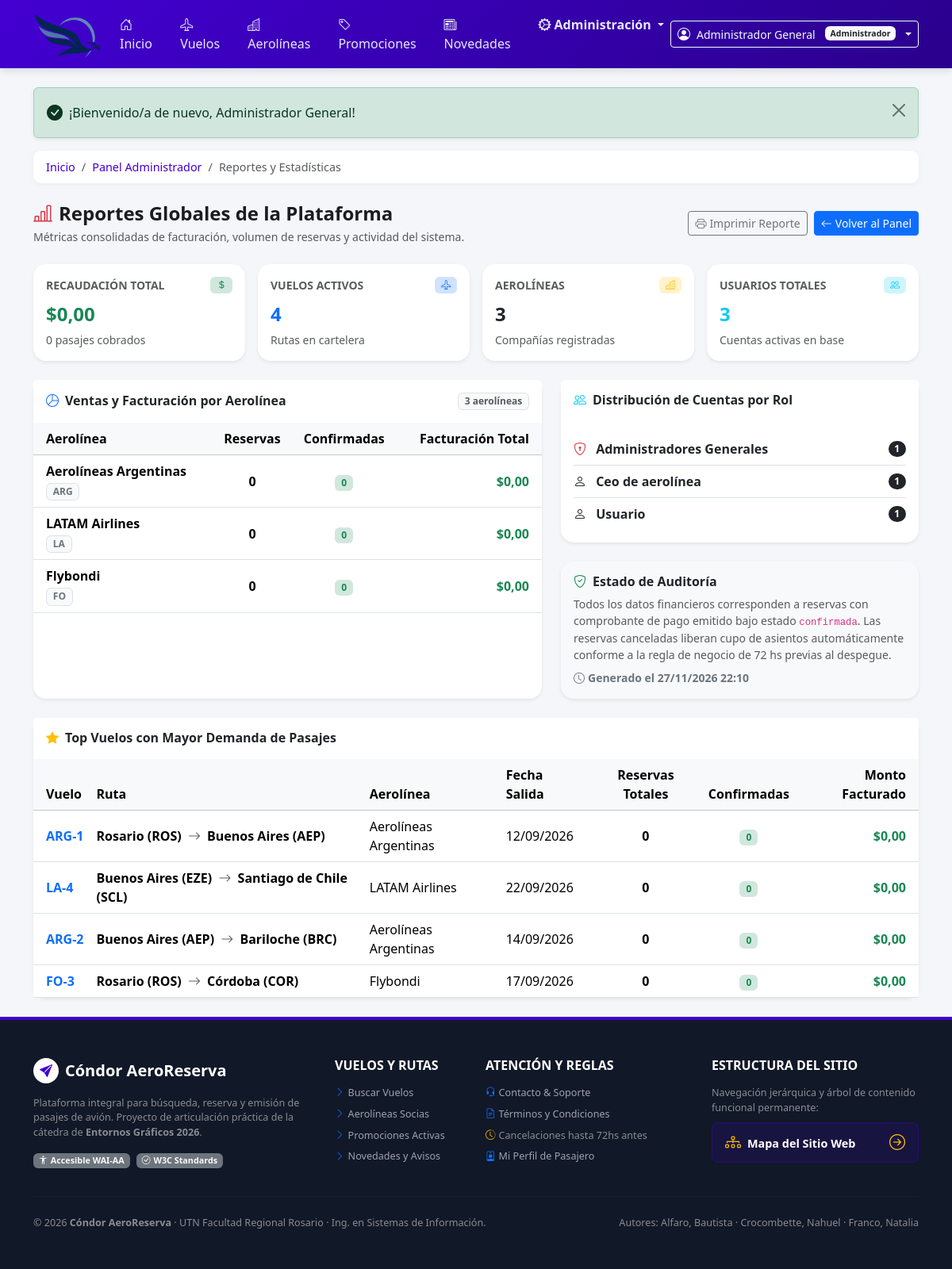
/index.php?pagina=admin_reportes (signed in), run on the app's committed database.
### tables this page shows
CREATE TABLE IF NOT EXISTS aerolineas (
    codAerolinea INT AUTO_INCREMENT PRIMARY KEY,
    nombreAerolinea VARCHAR(100) NOT NULL,
    codigoIATA VARCHAR(3) NOT NULL UNIQUE,
    descripcionAerolinea VARCHAR(200) DEFAULT NULL,
    codPais VARCHAR(3) NOT NULL,
    codUsuarioCeo INT DEFAULT NULL,
    CONSTRAINT fk_aerolinea_ceo FOREIGN KEY (codUsuarioCeo) REFERENCES usuarios(codUsuario) ON DELETE SET NULL
);

CREATE TABLE IF NOT EXISTS vuelos (
    codVuelo INT AUTO_INCREMENT PRIMARY KEY,
    codAerolinea INT NOT NULL,
    origenVuelo VARCHAR(50) NOT NULL,
    destinoVuelo VARCHAR(50) NOT NULL,
    fechaSalidaVuelo DATE NOT NULL,
    horaSalidaVuelo TIME NOT NULL,
    precioVuelo DECIMAL(10,2) NOT NULL,
    asientosDisponibles INT NOT NULL,
    CONSTRAINT fk_vuelo_aerolinea FOREIGN KEY (codAerolinea) REFERENCES aerolineas(codAerolinea) ON DELETE CASCADE
);

### app/views/admin/reportes.php (the view, shortened to what the rows shown need)
<?php
require_once __DIR__ . '/../../helpers/datos.php';
$ventasAerolineas = obtenerVentasPorAerolinea();
$topVuelos = obtenerTopVuelosReservados(5);
?>
<div class="d-flex justify-content-between align-items-center mb-4 flex-wrap gap-2">
    <div>
        <h1 class="h4 fw-bold mb-1">
            <i class="bi bi-bar-chart-line text-danger me-2"></i>Reportes Globales de la Plataforma
        </h1>
    </div>
</div>
<div class="row g-4">
    <div class="col-lg-7">
        <div class="card border-0 shadow-sm rounded-4 h-100">
            <div class="card-header bg-white py-3 border-0 d-flex justify-content-between align-items-center">
                <h2 class="h6 fw-bold mb-0">
                    <i class="bi bi-pie-chart text-primary me-2"></i>Ventas y Facturación por Aerolínea
                </h2>
            </div>
            <div class="card-body p-0">
                <div class="table-responsive">
                    <table class="table table-hover align-middle mb-0">
                        <thead class="table-light">
                            <tr>
                                <th scope="col" class="ps-3">Aerolínea</th>
                                <th scope="col" class="text-center">Reservas</th>
                                <th scope="col" class="text-center">Confirmadas</th>
                                <th scope="col" class="text-end pe-3">Facturación Total</th>
                            </tr>
                        </thead>
                        <tbody>
                            <?php if (empty($ventasAerolineas)): ?>
                                <tr>
                                    <td colspan="4" class="text-center text-muted py-4">No hay datos de ventas registrados.</td>
                                </tr>
                            <?php else: ?>
                                <?php foreach ($ventasAerolineas as $va): ?>
                                    <tr>
                                        <td class="ps-3">
                                            <div class="fw-bold"><?= htmlspecialchars($va['nombreAerolinea']) ?></div>
                                            <span class="badge bg-light text-secondary border"><?= htmlspecialchars($va['codigoIATA'] ?? 'N/A') ?></span>
                                        </td>
                                        <td class="text-center fw-semibold"><?= (int)$va['totalReservas'] ?></td>
                                        <td class="text-center">
                                            <span class="badge bg-success-subtle text-success px-2 py-1">
                                                <?= (int)$va['confirmadas'] ?>
                                            </span>
                                        </td>
                                        <td class="text-end pe-3 fw-bold text-success">
                                            $<?= number_format((float)$va['totalRecaudado'], 2, ',', '.') ?>
                                        </td>
                                    </tr>
                                <?php endforeach; ?>
                            <?php endif; ?>
                        </tbody>
                    </table>
                </div>
            </div>
        </div>
    </div>
    <div class="col-lg-5">
        <div class="card border-0 shadow-sm rounded-4 mb-4">
            <div class="card-header bg-white py-3 border-0">
                <h2 class="h6 fw-bold mb-0">
                    <i class="bi bi-people text-info me-2"></i>Distribución de Cuentas por Rol
                </h2>
            </div>
        </div>
    </div>
</div>
<div class="card border-0 shadow-sm rounded-4 mt-4">
    <div class="card-header bg-white py-3 border-0">
        <h2 class="h6 fw-bold mb-0">
            <i class="bi bi-star-fill text-warning me-2"></i>Top Vuelos con Mayor Demanda de Pasajes
        </h2>
    </div>
    <div class="card-body p-0">
        <div class="table-responsive">
            <table class="table table-hover align-middle mb-0">
                <thead class="table-light">
                    <tr>
                        <th scope="col" class="ps-3">Vuelo</th>
                        <th scope="col">Ruta</th>
                        <th scope="col">Aerolínea</th>
                        <th scope="col">Fecha Salida</th>
                        <th scope="col" class="text-center">Reservas Totales</th>
                        <th scope="col" class="text-center">Confirmadas</th>
                        <th scope="col" class="text-end pe-3">Monto Facturado</th>
                    </tr>
                </thead>
                <tbody>
                    <?php if (empty($topVuelos)): ?>
                        <tr>
                            <td colspan="7" class="text-center text-muted py-4">No hay reservas registradas en ningún vuelo.</td>
                        </tr>
                    <?php else: ?>
                        <?php foreach ($topVuelos as $tv): ?>
                            <tr>
                                <td class="ps-3 fw-bold text-primary">
                                    <?= htmlspecialchars($tv['codigoIATA'] ?? 'VU') ?>-<?= (int)$tv['codVuelo'] ?>
                                </td>
                                <td>
                                    <strong><?= htmlspecialchars($tv['origenVuelo']) ?></strong>
                                    <i class="bi bi-arrow-right text-muted mx-1"></i>
                                    <strong><?= htmlspecialchars($tv['destinoVuelo']) ?></strong>
                                </td>
                                <td><?= htmlspecialchars($tv['nombreAerolinea']) ?></td>
                                <td><?= date('d/m/Y', strtotime($tv['fechaSalidaVuelo'])) ?></td>
                                <td class="text-center fw-bold"><?= (int)$tv['totalReservas'] ?></td>
                                <td class="text-center">
                                    <span class="badge bg-success-subtle text-success px-2 py-1">
                                        <?= (int)$tv['confirmadas'] ?>
                                    </span>
                                </td>
                                <td class="text-end pe-3 fw-bold text-success">
                                    $<?= number_format((float)$tv['totalRecaudado'], 2, ',', '.') ?>
                                </td>
                            </tr>
                        <?php endforeach; ?>
                    <?php endif; ?>
                </tbody>
            </table>
        </div>
    </div>
</div>

### data on the page
aerolineas: nombreAerolinea "Aerolíneas Argentinas", codigoIATA "ARG", totalReservas "0", confirmadas "0", totalRecaudado "0,00"
aerolineas: nombreAerolinea "LATAM Airlines", codigoIATA "LA", totalReservas "0", confirmadas "0", totalRecaudado "0,00"
aerolineas: nombreAerolinea "Flybondi", codigoIATA "FO", totalReservas "0", confirmadas "0", totalRecaudado "0,00"
vuelos: codAerolinea.codigoIATA "ARG", codVuelo "1", origenVuelo "Rosario (ROS)", destinoVuelo "Buenos Aires (AEP)", codAerolinea.nombreAerolinea "Aerolíneas Argentinas", fechaSalidaVuelo "12/09/2026", totalReservas "0", confirmadas "0", totalRecaudado "0,00"
vuelos: codAerolinea.codigoIATA "LA", codVuelo "4", origenVuelo "Buenos Aires (EZE)", destinoVuelo "Santiago de Chile (SCL)", codAerolinea.nombreAerolinea "LATAM Airlines", fechaSalidaVuelo "22/09/2026", totalReservas "0", confirmadas "0", totalRecaudado "0,00"
vuelos: codAerolinea.codigoIATA "ARG", codVuelo "2", origenVuelo "Buenos Aires (AEP)", destinoVuelo "Bariloche (BRC)", codAerolinea.nombreAerolinea "Aerolíneas Argentinas", fechaSalidaVuelo "14/09/2026", totalReservas "0", confirmadas "0", totalRecaudado "0,00"
vuelos: codAerolinea.codigoIATA "FO", codVuelo "3", origenVuelo "Rosario (ROS)", destinoVuelo "Córdoba (COR)", codAerolinea.nombreAerolinea "Flybondi", fechaSalidaVuelo "17/09/2026", totalReservas "0", confirmadas "0", totalRecaudado "0,00"

### other printed values
$usuario['nombre'] "Administrador General"
$usuario['rol'] "Administrador"
$_SESSION['mensaje'] "¡Bienvenido/a de nuevo, Administrador General!"
$metricas['totalRecaudado'] "0,00"
$metricas['ventasConfirmadas'] "0"
$metricas['totalVuelos'] "4"
$metricas['totalAerolineas'] "3"
$metricas['totalUsuarios'] "3"
count($ventasAerolineas) "3"
$info[1] "Administradores Generales"
$du['cantidad'] "1"
$info[1] "Ceo de aerolínea"
$info[1] "Usuario"
